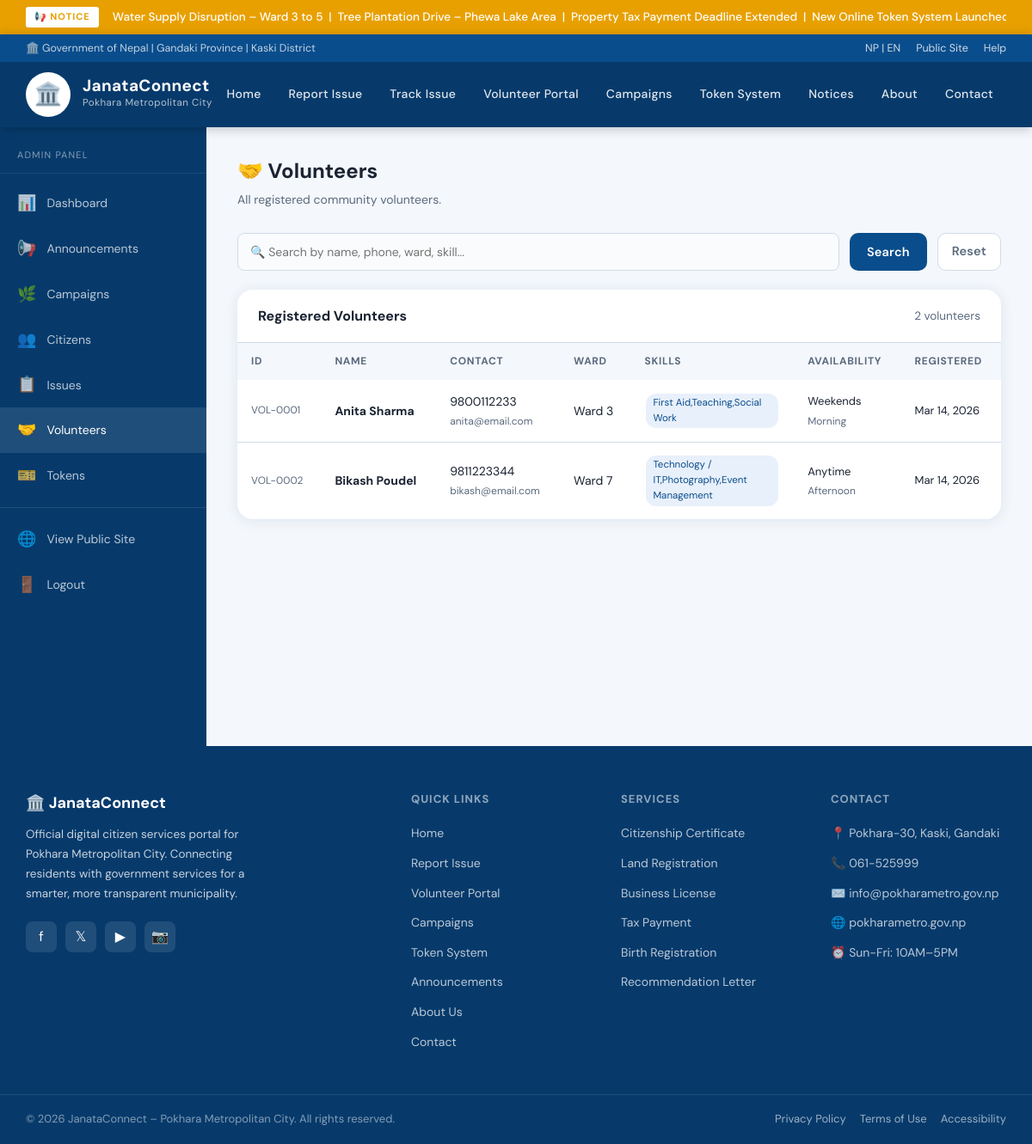
/admin/volunteers.php (signed in), run on the app's committed database.
### tables this page shows
CREATE TABLE IF NOT EXISTS volunteers (
    id INT AUTO_INCREMENT PRIMARY KEY,
    name VARCHAR(120) NOT NULL,
    dob DATE,
    gender VARCHAR(20),
    citizenship_no VARCHAR(60),
    phone VARCHAR(20) NOT NULL,
    email VARCHAR(120),
    address VARCHAR(300),
    ward VARCHAR(10),
    skills TEXT,
    other_skills VARCHAR(300),
    availability_days VARCHAR(100),
    availability_time VARCHAR(100),
    has_experience TINYINT(1) DEFAULT 0,
    prev_organization VARCHAR(200),
    emergency_contact VARCHAR(120),
    emergency_phone VARCHAR(20),
    agreed TINYINT(1) DEFAULT 0,
    created_at TIMESTAMP DEFAULT CURRENT_TIMESTAMP
);

### admin/volunteers.php (the view, shortened to what this page needs)
<?php
$conn = getDB();
$search = trim($conn->real_escape_string($_GET['search'] ?? ''));
$where = $search ? "WHERE name LIKE '%$search%' OR phone LIKE '%$search%' OR ward LIKE '%$search%' OR skills LIKE '%$search%'" : '';
$volunteers = $conn->query("SELECT * FROM volunteers $where ORDER BY created_at DESC");
?>
<!DOCTYPE html>
<html lang="en">
<head>
  <link rel="stylesheet" href="../css/style.css">
</head>
<body>
<?php include '../includes/header.php'; ?>
<div class="admin-layout">
  <?php include 'sidebar.php'; ?>
  <main class="admin-main">
    <div class="admin-header">
      <div><h1>🤝 Volunteers</h1><p>All registered community volunteers.</p></div>
    </div>
    <form method="GET" style="display:flex;gap:12px;margin-bottom:22px;">
      <input type="text" name="search" placeholder="🔍 Search by name, phone, ward, skill..." value="<?= htmlspecialchars($_GET['search'] ?? '') ?>" style="flex:1;padding:9px 14px;border:1.5px solid #d0dce8;border-radius:8px;font-size:14px;font-family:inherit;">
      <button type="submit" class="btn btn-blue" style="padding:9px 20px;">Search</button>
      <a href="volunteers.php" class="btn" style="padding:9px 16px;border:1.5px solid #d0dce8;color:#5a6a7e;background:white;">Reset</a>
    </form>
    <div class="data-table">
      <div class="table-header">
        <h3>Registered Volunteers</h3>
        <span style="font-size:13.5px;color:#5a6a7e;"><?= $volunteers->num_rows ?> volunteers</span>
      </div>
      <table>
        <thead>
          <tr><th>ID</th><th>Name</th><th>Contact</th><th>Ward</th><th>Skills</th><th>Availability</th><th>Registered</th></tr>
        </thead>
        <tbody>
          <?php while ($row = $volunteers->fetch_assoc()): ?>
          <tr>
            <td style="font-size:12px;color:#5a6a7e;">VOL-<?= str_pad($row['id'], 4, '0', STR_PAD_LEFT) ?></td>
            <td>
              <a href="volunteer_detail.php?id=<?= $row['id'] ?>" style="text-decoration:none;color:inherit;">
                <strong><?= htmlspecialchars($row['name']) ?></strong>
              </a><br>
            </td>
            <td>
              <?= htmlspecialchars($row['phone']) ?><br>
              <span style="font-size:12px;color:#5a6a7e;"><?= htmlspecialchars($row['email'] ?? '') ?></span>
            </td>
            <td>Ward <?= htmlspecialchars($row['ward'] ?? '—') ?></td>
            <td style="font-size:13px;max-width:180px;">
              <?php
              if ($row['skills']) {
                $skills = explode(', ', $row['skills']);
                foreach (array_slice($skills, 0, 3) as $s) {
                  echo '<span style="display:inline-block;background:#e8f0fb;color:#0a4d8c;padding:2px 8px;border-radius:12px;font-size:11.5px;margin:2px;">' . htmlspecialchars($s) . '</span>';
                }
              } else { echo '—'; }
              ?>
            </td>
            <td>
              <?php if ($row['availability_days']): ?>
              <span style="font-size:13px;"><?= htmlspecialchars($row['availability_days']) ?></span><br>
              <span style="font-size:12px;color:#5a6a7e;"><?= htmlspecialchars($row['availability_time'] ?? '') ?></span>
              <?php else: echo '—'; endif; ?>
            </td>
            <td style="font-size:13px;"><?= date('M j, Y', strtotime($row['created_at'])) ?></td>
          </tr>
          <?php endwhile; ?>
        </tbody>
      </table>
    </div>
  </main>
</div>
<?php include '../includes/footer.php'; ?>

### css/style.css (style rules this page uses)
:root { --primary: #0a4d8c; --primary-dark: #073a6b; --primary-light: #1a6bbf; --accent: #e8a000; --accent-light: #f5c842; --red: #c0392b; --green: #1a7a4a; --text: #1a2332; --text-muted: #5a6a7e; --bg: #f4f7fb; --bg-white: #ffffff; --border: #d0dce8; --shadow: 0 2px 16px rgba(10,77,140,0.10); --shadow-md: 0 4px 32px rgba(10,77,140,0.14); --radius: 10px; --radius-lg: 18px; --transition: 0.22s ease; }
*, *::before, *::after { box-sizing: border-box; margin: 0; padding: 0; }
html { scroll-behavior: smooth; }
body { font-family: 'DM Sans', 'Mukta', sans-serif; background: var(--bg); color: var(--text); line-height: 1.6; min-height: 100vh; }
.btn { display: inline-flex; align-items: center; gap: 8px; padding: 11px 24px; border-radius: var(--radius); font-size: 14.5px; font-weight: 600; text-decoration: none; border: none; cursor: pointer; transition: var(--transition); letter-spacing: 0.2px; font-family: inherit; }
.btn-blue { background: var(--primary); color: white; }
input, select, textarea { padding: 10px 14px; border: 1.5px solid var(--border); border-radius: var(--radius); font-size: 14.5px; font-family: inherit; color: var(--text); background: #fafbfd; transition: var(--transition); outline: none; }
.admin-layout { display: grid; grid-template-columns: 240px 1fr; min-height: calc(100vh - 80px); }
.admin-main { padding: 32px 36px; background: var(--bg); }
.admin-header { display: flex; justify-content: space-between; align-items: center; margin-bottom: 28px; }
.admin-header h1 { font-size: 24px; font-weight: 700; }
.admin-header p { color: var(--text-muted); font-size: 14px; margin-top: 3px; }
.data-table { background: white; border-radius: var(--radius-lg); box-shadow: var(--shadow); overflow: hidden; }
.table-header { padding: 18px 24px; border-bottom: 1px solid var(--border); display: flex; justify-content: space-between; align-items: center; }
.table-header h3 { font-size: 16px; font-weight: 700; }
table { width: 100%; border-collapse: collapse; }
thead { background: #f4f7fb; }
th { padding: 12px 16px; text-align: left; font-size: 12px; font-weight: 700; text-transform: uppercase; letter-spacing: 0.7px; color: var(--text-muted); }
td { padding: 13px 16px; font-size: 14px; border-bottom: 1px solid var(--border); color: var(--text); }
tr:last-child td { border-bottom: none; }

### data on the page
volunteers: id "0001", name "Anita Sharma", phone "9800112233", email "anita@email.com", ward "3", skills "First Aid,Teaching,Social Work", availability_days "Weekends", availability_time "Morning", created_at "Mar 14, 2026"
volunteers: id "0002", name "Bikash Poudel", phone "9811223344", email "bikash@email.com", ward "7", skills "Technology / IT,Photography,Event Management", availability_days "Anytime", availability_time "Afternoon", created_at "Mar 14, 2026"

### other printed values
$_ticker_text "Water Supply Disruption – Ward 3 to 5 | Tree Plantation Drive – Phewa Lake Area | Property Tax Payment Deadline Extended | New Online Token System…"
$volunteers->num_rows "2"
